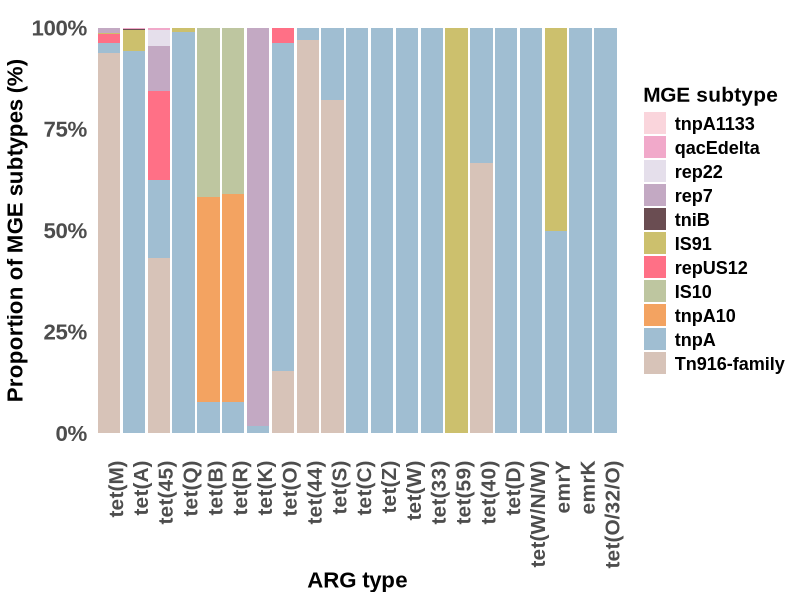

The R source for this figure:
rm(list=ls())

# 加载必要的包
library(ggplot2)
library(readxl)
library(ggsignif)
library(dplyr)
library(tidyr)
library(openxlsx) 
library(readr)

tet_MGE <- read_csv("tet_ARG_MGE.csv")

# 手动调整因子顺序
mge_order <- c(
  "tnpA1133",
  "qacEdelta",
  "rep22",
  "rep7",
  "tniB",
  "IS91",
  "repUS12",
  "IS10",
  "tnpA10",
  "tnpA",
  "Tn916-family"
)

# 定义 Species 的颜色映射
custom_colors <- c(
  "tnpA" = "#a0bed2",
  "rep7" = "#c3a9c3",
  "Tn916-family" = "#d7c3b8",
  "qacEdelta" = "#f1a9ca",
  "IS10" = "#bec6a0",
  "repUS12" = "#ff7086",
  "IS91" = "#ccc06d",
  "tniB" = "#6A4D52",
  "tnpA10" = "#F3A361",
  "rep22" = "#e5dfeb",
  "tnpA1133" = "#FAD5DC"
)

ARG_type_order <- c("tet(M)", "tet(A)", "tet(45)", "tet(Q)", 
               "tet(B)", "tet(R)","tet(K)", "tet(O)", "tet(44)", "tet(S)", "tet(C)",
               "tet(Z)", "tet(W)", "tet(33)", "tet(59)", "tet(40)", "tet(D)",
               "tet(W/N/W)", "emrY", "emrK", "tet(O/32/O)")

# 设置ARG_type和MGE_subtype的因子顺序
tet_MGE <- tet_MGE %>%
  mutate(ARG_type = factor(ARG_type, levels = ARG_type_order), # 设置ARG_type的因子顺序为按累加和降序
         MGE_subtype = factor(MGE_subtype, levels = mge_order)) # 设置MGE的因子顺序



# 绘制百分比堆叠柱状图
p <- ggplot(data = tet_MGE, aes(x = ARG_type, y = count, fill = MGE_subtype)) +
  geom_bar(stat = "identity", position = "fill") +
  scale_fill_manual(values = custom_colors) +     
  scale_y_continuous(labels = scales::percent_format()) + 
  theme_minimal() +                                
  labs(
    x = "ARG type", 
    y = "Proportion of MGE subtypes (%)", 
    fill = "MGE subtype"
  ) +
  theme(
    text = element_text(family = "Arial", face = "bold"), 
    axis.text.x = element_text(angle = 90, hjust = 1, size = 15),
    axis.text.y = element_text(size = 16),
    axis.title.x = element_text(size = 16),
    axis.title.y = element_text(size = 16),
    plot.title = element_text(hjust = 0.5),
    legend.position = "right",
    legend.title = element_text(size = 15, face = "bold"),
    legend.text = element_text(size = 13, face = "bold"),
    panel.grid.major = element_blank(), 
    panel.grid.minor = element_blank(),  
    panel.background = element_blank(),
    plot.background = element_blank()
  ) +
  guides(fill = guide_legend(ncol = 1))            

# 显示图形
p
